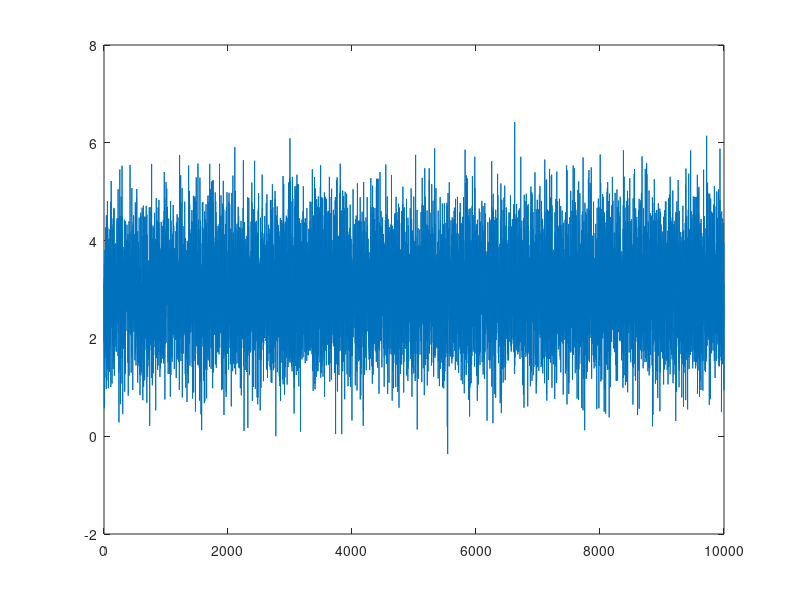
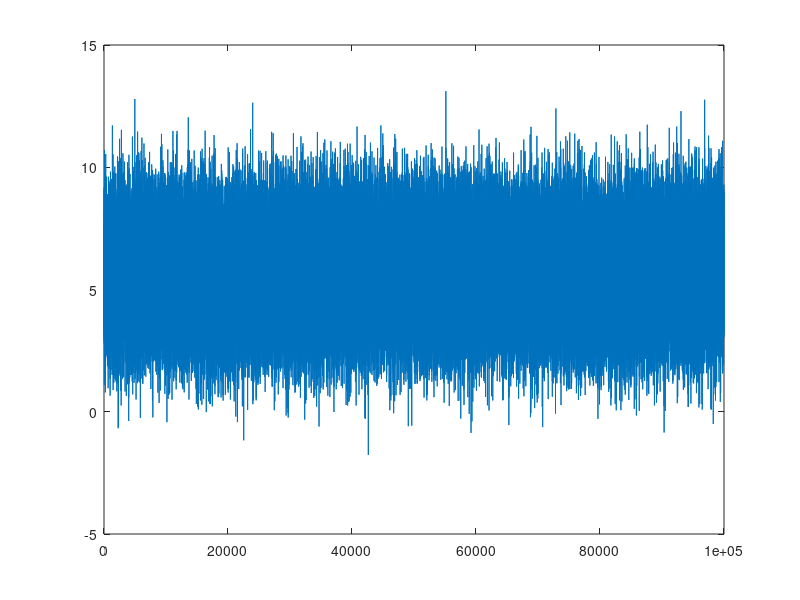

Here is the MATLAB script that generated these plots, in order:
%% Declare variables

N = 5;
mu_A = 3;
sigma_A_sqr = 2;
sigma_sqr = 1.25;

n = 0:1:N-1;

%% Check that the theory understood correctly

A = normrnd(mu_A,sigma_A_sqr, 1, 1);
w = normrnd(0, sigma_sqr, 1, 1);

x = A + w;

H = [1];

% Check 10.30 ~ 10.31 for scalar
EAx = mu_A + sigma_A_sqr * H*inv( H*sigma_A_sqr*H'+ sigma_sqr*1)*(x - H*mu_A)
EAx_2 = mu_A + (sigma_A_sqr / (sigma_A_sqr + sigma_sqr / 1))*(x - H*mu_A)

x = A + w;

H = ones(5,1);

% Check 10.30 ~ 10.31 for N
A_hat = mu_A + sigma_A_sqr * H'*inv(H*sigma_A_sqr*H'+ sigma_sqr*eye(N))*(x - H*mu_A)
EAx_2 = mu_A + (sigma_A_sqr / (sigma_A_sqr + sigma_sqr / N))*(mean(x) - mu_A)
% These match

%% Exercise 4.a

%% Use signal model K*A , K = 1
K = 1;
x = @(K) K*normrnd(mu_A,sigma_A_sqr, N, 1) + normrnd(0, sigma_sqr, N, 1);

MC = 10000;
est = zeros(MC,1);
for i = 1:MC
    A_hat = mu_A + (sigma_A_sqr / (sigma_A_sqr + sigma_sqr / N))*(mean(x(K)) - mu_A);
    est(i) = A_hat;
end

figure(1)
clf
plot(1:MC, est)
mean(est)

%% Exercise 4.b
%% Use signal model K*A , K = 2
K = 2;
x = @(K) K*normrnd(mu_A,sigma_A_sqr, N, 1) + normrnd(0, sigma_sqr, N, 1);

MC = 100000;
est = zeros(MC,1);
for i = 1:MC
    A_hat = mu_A + (sigma_A_sqr / (sigma_A_sqr + sigma_sqr / N))*(mean(x(K)) - mu_A);
    est(i) = A_hat;
end

figure(2)
clf
plot(1:MC, est)
mean(est)




